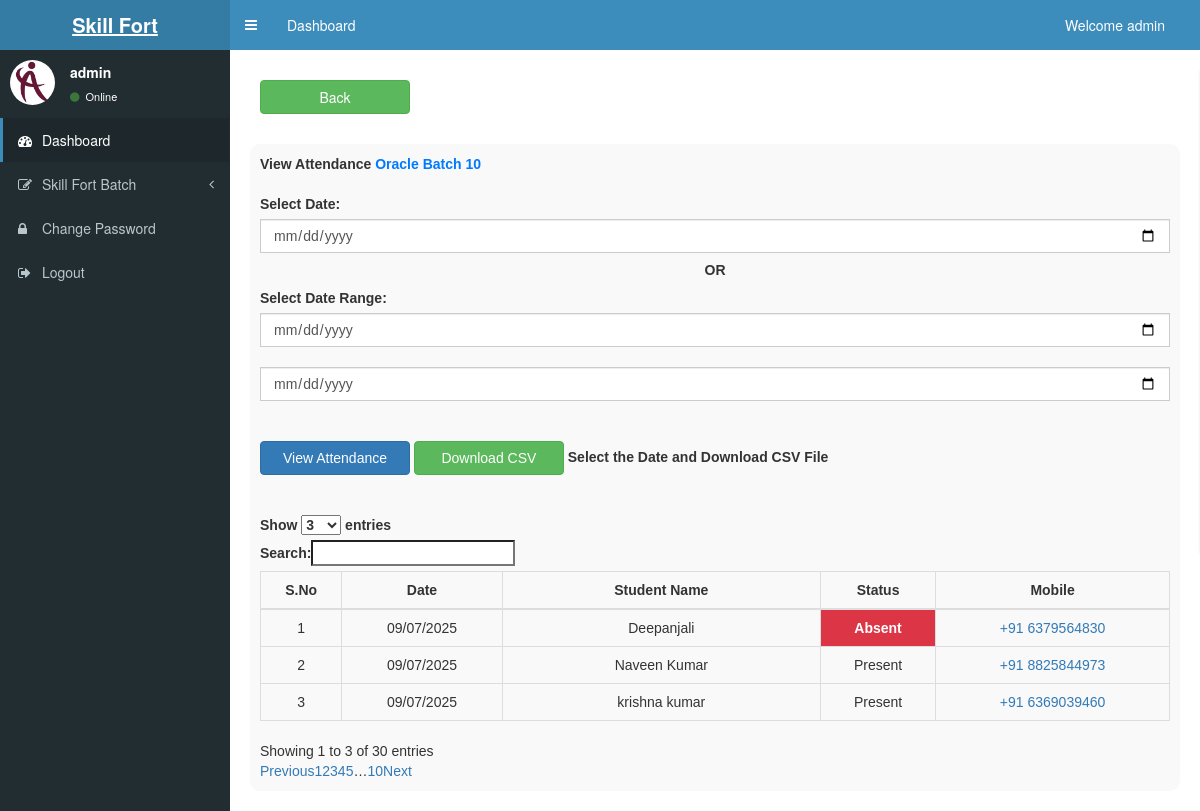
The page /viewAttendance.php?class_name=Oracle+Batch+10&id=23 (signed in) on the database as committed earlier.
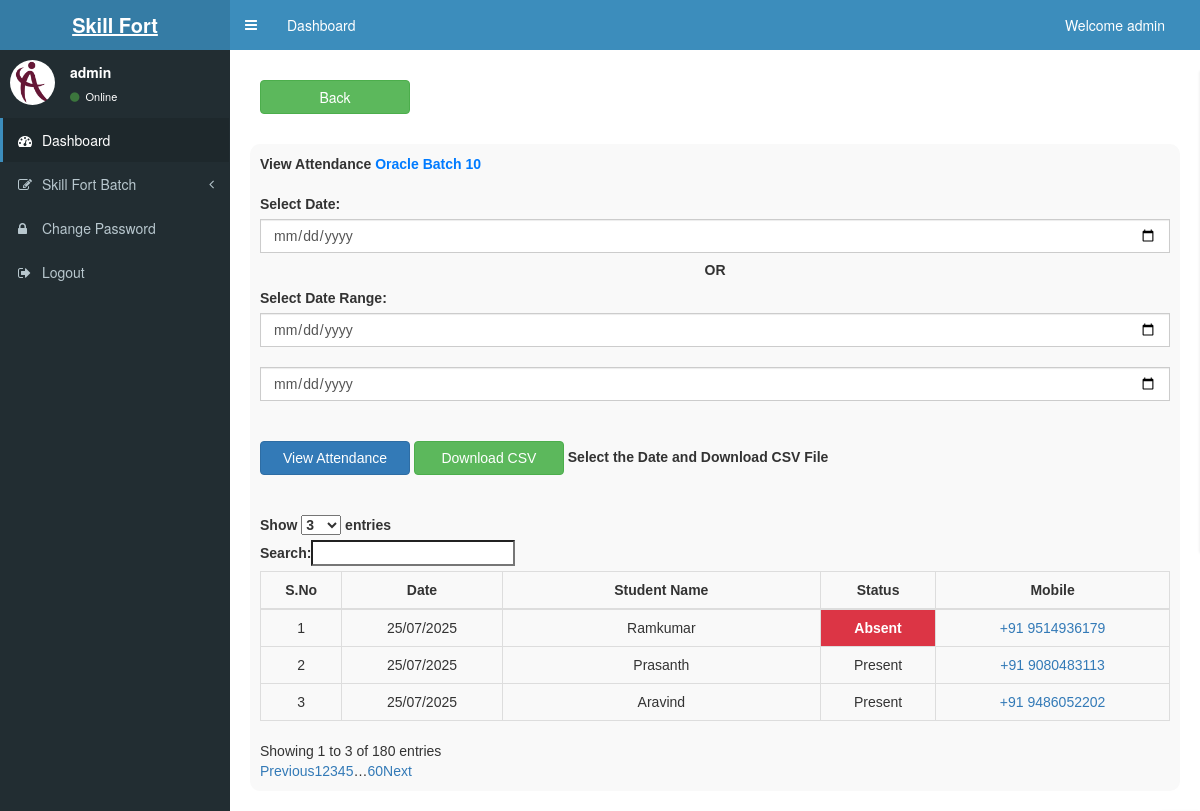
The same page on the database as committed later.
### tables this page shows
CREATE TABLE `attendance` (
  `id` int(11) NOT NULL,
  `student_id` int(11) NOT NULL,
  `student_name` varchar(100) DEFAULT NULL,
  `mobile` varchar(20) DEFAULT NULL,
  `date` date NOT NULL,
  `status` enum('Present','Absent') NOT NULL,
  `class_name` varchar(500) NOT NULL
);

### viewAttendance.php (the view, shortened to what this page needs)
<?php
$class_name = $_GET["class_name"] ?? '';
$id = $_GET['id'] ?? ($_GET['class_id'] ?? '');
?>
<?php include('header.php') ?>
<div class="content-wrapper">
    <div class="d-flex flex-wrap justify-content-end gap-2 mb-3" style="margin: 30px;">
        <a href="studentDetails.php?id=<?php echo $id; ?>">
            <button class="btn btn-success">Back</button>
        </a>
    </div>
    <div class="classList">
        <b>View Attendance <span style="color: #007bff;"><?php echo htmlspecialchars($class_name); ?></span></b>
        <br><br>
        <form method="GET" class="d-flex flex-wrap gap-2 mb-3">
            <label for="date" class="form-label">Select Date:</label>
            <input type="date" name="date" class="form-control" value="<?php echo $_GET['date'] ?? ''; ?>" placeholder="Single Date">
            <h5 style="text-align: center;"><b class="align-self-center">OR</b></h5>
            <label for="from" class="form-label">Select Date Range:</label>
            <input type="date" name="from" class="form-control" value="<?php echo $_GET['from'] ?? ''; ?>" placeholder="From Date">
            <br>
            <input type="date" name="to" class="form-control" value="<?php echo $_GET['to'] ?? ''; ?>" placeholder="To Date">
            <br><br>
            <button type="submit" name="action" value="view" class="btn btn-primary w-100 w-md-auto">View Attendance</button>
            <button type="submit" name="action" value="download" formaction="download_attendance_csv.php?class_name=<?php echo $class_name; ?>" class="btn btn-success w-100 w-md-auto">Download CSV</button>
            <b>Select the Date and Download CSV File</b>
        </form>
        <br><br>
        <div class="table-responsive">
            <table id="bootstrapdatatable01" class="table table-striped table-bordered">
                <thead class="table-dark">
                    <tr>
                        <th>S.No</th>
                        <th>Date</th>
                        <th>Student Name</th>
                        <th>Status</th>
                        <th>Mobile</th>
                    </tr>
                </thead>
                <tbody>
                    <?php
                    $where = "WHERE student.class_name = '$class_name'";
                    $query = "SELECT attendance.date, attendance.student_name, attendance.mobile, attendance.status
                      FROM attendance
                      JOIN student ON attendance.student_id = student.id
                      $where
                      ORDER BY attendance.date DESC";
                    $result = mysqli_query($conn, $query);
                    $slno = 0;
                    if (mysqli_num_rows($result) > 0) {
                        while ($row = mysqli_fetch_assoc($result)) {
                            $slno++;
                            $statusClass = ($row['status'] === 'Absent') ? 'status-absent' : '';
                            echo "<tr>
        <td>{$slno}</td>
        <td>" . date("d/m/Y", strtotime($row['date'])) . "</td>
        <td>{$row['student_name']}</td>
        <td class='$statusClass'>{$row['status']}</td>
         <td><a href='tel:+91{$row['mobile']}'>+91 {$row['mobile']}</a></td>
    </tr>";
                        }
                    } else {
                        echo "<tr><td colspan='5' class='text-center'>No attendance found.</td></tr>";
                    }
                    ?>
                </tbody>
            </table>
        </div>
    </div>
</div>
<?php include('footer.php') ?>

Rows that differ between the two databases and show on the page:
no longer on this page (row unchanged): attendance: date "09/07/2025", student_name "Deepanjali", status "Absent", mobile "6379564830"
no longer on this page (row unchanged): attendance: date "09/07/2025", student_name "Naveen Kumar", status "Present", mobile "8825844973"
no longer on this page (row unchanged): attendance: date "09/07/2025", student_name "krishna kumar", status "Present", mobile "6369039460"
added attendance: date "25/07/2025", student_name "Ramkumar", status "Absent", mobile "9514936179"
added attendance: date "25/07/2025", student_name "Prasanth", status "Present", mobile "9080483113"
added attendance: date "25/07/2025", student_name "Aravind", status "Present", mobile "9486052202"
Other text that changed with them:
text written by a page script: "Show entries Search: Showing 1 to 3 of 30 entries Previous 1 2 3 4 5 … 10 Next" → "Show entries Search: Showing 1 to 3 of 180 entries Previous 1 2 3 4 5 … 60 Next"
